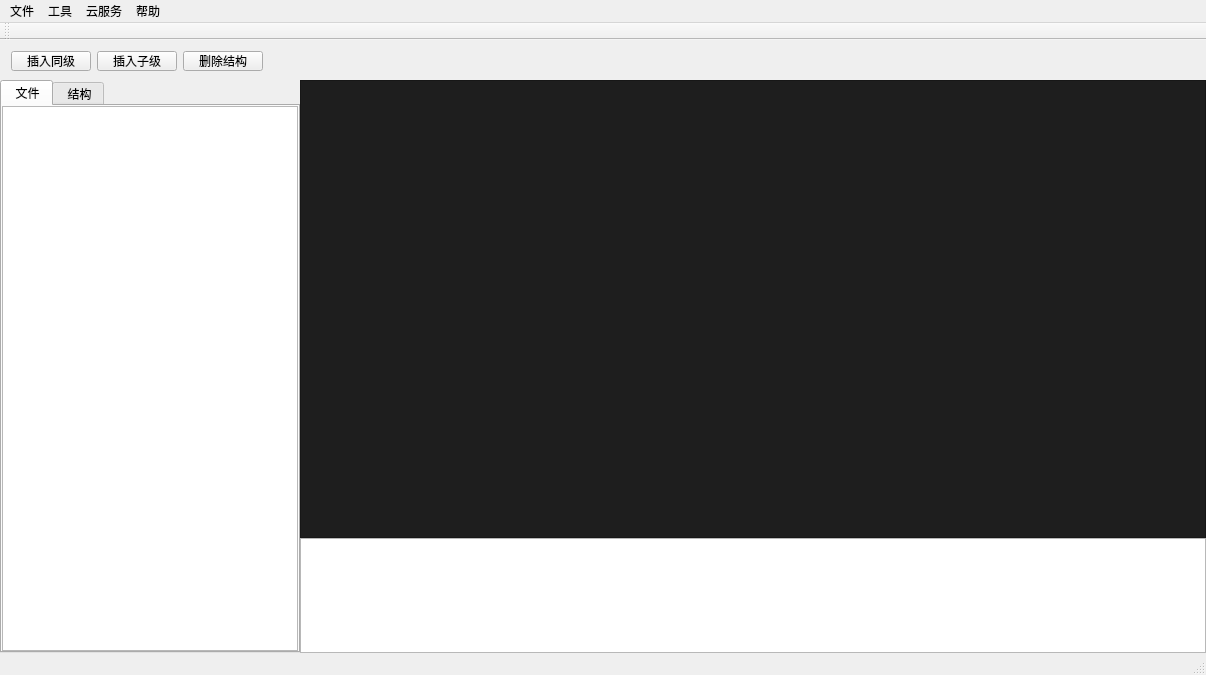
<?xml version="1.0" encoding="UTF-8"?>
<ui version="4.0">
 <class>MainWindow</class>
 <widget class="QMainWindow" name="MainWindow">
  <property name="geometry">
   <rect>
    <x>0</x>
    <y>0</y>
    <width>1206</width>
    <height>675</height>
   </rect>
  </property>
  <property name="windowTitle">
   <string> JsonDog</string>
  </property>
  <property name="toolButtonStyle">
   <enum>Qt::ToolButtonTextOnly</enum>
  </property>
  <property name="unifiedTitleAndToolBarOnMac">
   <bool>false</bool>
  </property>
  <widget class="QWidget" name="centralWidget">
   <layout class="QVBoxLayout" name="verticalLayout">
    <property name="spacing">
     <number>0</number>
    </property>
    <property name="leftMargin">
     <number>0</number>
    </property>
    <property name="topMargin">
     <number>0</number>
    </property>
    <property name="rightMargin">
     <number>0</number>
    </property>
    <property name="bottomMargin">
     <number>0</number>
    </property>
    <item>
     <layout class="QGridLayout" name="gridLayout">
      <property name="spacing">
       <number>0</number>
      </property>
      <item row="0" column="0">
       <widget class="QFrame" name="frame">
        <property name="sizePolicy">
         <sizepolicy hsizetype="Expanding" vsizetype="Preferred">
          <horstretch>0</horstretch>
          <verstretch>0</verstretch>
         </sizepolicy>
        </property>
        <property name="minimumSize">
         <size>
          <width>1000</width>
          <height>40</height>
         </size>
        </property>
        <property name="maximumSize">
         <size>
          <width>3000</width>
          <height>40</height>
         </size>
        </property>
        <property name="frameShape">
         <enum>QFrame::NoFrame</enum>
        </property>
        <property name="frameShadow">
         <enum>QFrame::Raised</enum>
        </property>
        <layout class="QHBoxLayout" name="horizontalLayout_3">
         <item>
          <widget class="QPushButton" name="btnInsert">
           <property name="minimumSize">
            <size>
             <width>0</width>
             <height>20</height>
            </size>
           </property>
           <property name="text">
            <string>插入同级</string>
           </property>
          </widget>
         </item>
         <item>
          <widget class="QPushButton" name="btnInsertChild">
           <property name="minimumSize">
            <size>
             <width>0</width>
             <height>20</height>
            </size>
           </property>
           <property name="text">
            <string>插入子级</string>
           </property>
          </widget>
         </item>
         <item>
          <widget class="QPushButton" name="btnRemove">
           <property name="minimumSize">
            <size>
             <width>0</width>
             <height>20</height>
            </size>
           </property>
           <property name="text">
            <string>删除结构</string>
           </property>
          </widget>
         </item>
         <item>
          <spacer name="horizontalSpacer">
           <property name="orientation">
            <enum>Qt::Horizontal</enum>
           </property>
           <property name="sizeHint" stdset="0">
            <size>
             <width>40</width>
             <height>40</height>
            </size>
           </property>
          </spacer>
         </item>
        </layout>
       </widget>
      </item>
      <item row="1" column="0">
       <widget class="QFrame" name="frame_2">
        <property name="sizePolicy">
         <sizepolicy hsizetype="Expanding" vsizetype="Preferred">
          <horstretch>0</horstretch>
          <verstretch>0</verstretch>
         </sizepolicy>
        </property>
        <property name="minimumSize">
         <size>
          <width>1000</width>
          <height>500</height>
         </size>
        </property>
        <property name="frameShape">
         <enum>QFrame::NoFrame</enum>
        </property>
        <property name="frameShadow">
         <enum>QFrame::Raised</enum>
        </property>
        <layout class="QHBoxLayout" name="horizontalLayout_2">
         <property name="spacing">
          <number>0</number>
         </property>
         <property name="leftMargin">
          <number>0</number>
         </property>
         <property name="topMargin">
          <number>0</number>
         </property>
         <property name="rightMargin">
          <number>0</number>
         </property>
         <property name="bottomMargin">
          <number>0</number>
         </property>
         <item>
          <layout class="QHBoxLayout" name="horizontalLayout">
           <property name="spacing">
            <number>0</number>
           </property>
           <item>
            <widget class="QTabWidget" name="tabWidget">
             <property name="sizePolicy">
              <sizepolicy hsizetype="Preferred" vsizetype="Expanding">
               <horstretch>0</horstretch>
               <verstretch>0</verstretch>
              </sizepolicy>
             </property>
             <property name="minimumSize">
              <size>
               <width>300</width>
               <height>0</height>
              </size>
             </property>
             <property name="maximumSize">
              <size>
               <width>300</width>
               <height>16777215</height>
              </size>
             </property>
             <property name="autoFillBackground">
              <bool>false</bool>
             </property>
             <property name="currentIndex">
              <number>0</number>
             </property>
             <widget class="QWidget" name="file1">
              <attribute name="title">
               <string> 文件</string>
              </attribute>
              <layout class="QVBoxLayout" name="verticalLayout_4">
               <property name="spacing">
                <number>0</number>
               </property>
               <property name="leftMargin">
                <number>0</number>
               </property>
               <property name="topMargin">
                <number>0</number>
               </property>
               <property name="rightMargin">
                <number>0</number>
               </property>
               <property name="bottomMargin">
                <number>0</number>
               </property>
               <item>
                <widget class="QTableView" name="filetableView"/>
               </item>
              </layout>
             </widget>
             <widget class="QWidget" name="struct1">
              <attribute name="title">
               <string> 结构</string>
              </attribute>
              <layout class="QVBoxLayout" name="verticalLayout_5">
               <property name="spacing">
                <number>0</number>
               </property>
               <property name="leftMargin">
                <number>0</number>
               </property>
               <property name="topMargin">
                <number>0</number>
               </property>
               <property name="rightMargin">
                <number>0</number>
               </property>
               <property name="bottomMargin">
                <number>0</number>
               </property>
               <item>
                <widget class="QTreeView" name="treeView"/>
               </item>
              </layout>
             </widget>
            </widget>
           </item>
           <item>
            <widget class="QFrame" name="frame_3">
             <property name="minimumSize">
              <size>
               <width>500</width>
               <height>0</height>
              </size>
             </property>
             <property name="frameShape">
              <enum>QFrame::NoFrame</enum>
             </property>
             <property name="frameShadow">
              <enum>QFrame::Raised</enum>
             </property>
             <layout class="QVBoxLayout" name="verticalLayout_3">
              <property name="spacing">
               <number>0</number>
              </property>
              <property name="leftMargin">
               <number>0</number>
              </property>
              <property name="topMargin">
               <number>0</number>
              </property>
              <property name="rightMargin">
               <number>0</number>
              </property>
              <property name="bottomMargin">
               <number>0</number>
              </property>
              <item>
               <layout class="QVBoxLayout" name="verticalLayout_2" stretch="4,1">
                <property name="spacing">
                 <number>0</number>
                </property>
                <item>
                 <widget class="QTextEdit" name="textEdit">
                  <property name="palette">
                   <palette>
                    <active>
                     <colorrole role="Button">
                      <brush brushstyle="SolidPattern">
                       <color alpha="255">
                        <red>30</red>
                        <green>30</green>
                        <blue>30</blue>
                       </color>
                      </brush>
                     </colorrole>
                     <colorrole role="Text">
                      <brush brushstyle="SolidPattern">
                       <color alpha="255">
                        <red>255</red>
                        <green>255</green>
                        <blue>255</blue>
                       </color>
                      </brush>
                     </colorrole>
                     <colorrole role="BrightText">
                      <brush brushstyle="SolidPattern">
                       <color alpha="255">
                        <red>208</red>
                        <green>208</green>
                        <blue>208</blue>
                       </color>
                      </brush>
                     </colorrole>
                     <colorrole role="Base">
                      <brush brushstyle="SolidPattern">
                       <color alpha="255">
                        <red>30</red>
                        <green>30</green>
                        <blue>30</blue>
                       </color>
                      </brush>
                     </colorrole>
                     <colorrole role="Window">
                      <brush brushstyle="SolidPattern">
                       <color alpha="255">
                        <red>30</red>
                        <green>30</green>
                        <blue>30</blue>
                       </color>
                      </brush>
                     </colorrole>
                     <colorrole role="Highlight">
                      <brush brushstyle="SolidPattern">
                       <color alpha="255">
                        <red>0</red>
                        <green>0</green>
                        <blue>0</blue>
                       </color>
                      </brush>
                     </colorrole>
                     <colorrole role="HighlightedText">
                      <brush brushstyle="SolidPattern">
                       <color alpha="255">
                        <red>208</red>
                        <green>208</green>
                        <blue>208</blue>
                       </color>
                      </brush>
                     </colorrole>
                     <colorrole role="PlaceholderText">
                      <brush brushstyle="SolidPattern">
                       <color alpha="128">
                        <red>255</red>
                        <green>255</green>
                        <blue>255</blue>
                       </color>
                      </brush>
                     </colorrole>
                    </active>
                    <inactive>
                     <colorrole role="Button">
                      <brush brushstyle="SolidPattern">
                       <color alpha="255">
                        <red>30</red>
                        <green>30</green>
                        <blue>30</blue>
                       </color>
                      </brush>
                     </colorrole>
                     <colorrole role="Text">
                      <brush brushstyle="SolidPattern">
                       <color alpha="255">
                        <red>255</red>
                        <green>255</green>
                        <blue>255</blue>
                       </color>
                      </brush>
                     </colorrole>
                     <colorrole role="BrightText">
                      <brush brushstyle="SolidPattern">
                       <color alpha="255">
                        <red>208</red>
                        <green>208</green>
                        <blue>208</blue>
                       </color>
                      </brush>
                     </colorrole>
                     <colorrole role="Base">
                      <brush brushstyle="SolidPattern">
                       <color alpha="255">
                        <red>30</red>
                        <green>30</green>
                        <blue>30</blue>
                       </color>
                      </brush>
                     </colorrole>
                     <colorrole role="Window">
                      <brush brushstyle="SolidPattern">
                       <color alpha="255">
                        <red>30</red>
                        <green>30</green>
                        <blue>30</blue>
                       </color>
                      </brush>
                     </colorrole>
                     <colorrole role="Highlight">
                      <brush brushstyle="SolidPattern">
                       <color alpha="255">
                        <red>0</red>
                        <green>0</green>
                        <blue>0</blue>
                       </color>
                      </brush>
                     </colorrole>
                     <colorrole role="HighlightedText">
                      <brush brushstyle="SolidPattern">
                       <color alpha="255">
                        <red>208</red>
                        <green>208</green>
                        <blue>208</blue>
                       </color>
                      </brush>
                     </colorrole>
                     <colorrole role="PlaceholderText">
                      <brush brushstyle="SolidPattern">
                       <color alpha="128">
                        <red>255</red>
                        <green>255</green>
                        <blue>255</blue>
                       </color>
                      </brush>
                     </colorrole>
                    </inactive>
                    <disabled>
                     <colorrole role="Button">
                      <brush brushstyle="SolidPattern">
                       <color alpha="255">
                        <red>30</red>
                        <green>30</green>
                        <blue>30</blue>
                       </color>
                      </brush>
                     </colorrole>
                     <colorrole role="Text">
                      <brush brushstyle="SolidPattern">
                       <color alpha="255">
                        <red>120</red>
                        <green>120</green>
                        <blue>120</blue>
                       </color>
                      </brush>
                     </colorrole>
                     <colorrole role="BrightText">
                      <brush brushstyle="SolidPattern">
                       <color alpha="255">
                        <red>208</red>
                        <green>208</green>
                        <blue>208</blue>
                       </color>
                      </brush>
                     </colorrole>
                     <colorrole role="Base">
                      <brush brushstyle="SolidPattern">
                       <color alpha="255">
                        <red>30</red>
                        <green>30</green>
                        <blue>30</blue>
                       </color>
                      </brush>
                     </colorrole>
                     <colorrole role="Window">
                      <brush brushstyle="SolidPattern">
                       <color alpha="255">
                        <red>30</red>
                        <green>30</green>
                        <blue>30</blue>
                       </color>
                      </brush>
                     </colorrole>
                     <colorrole role="Highlight">
                      <brush brushstyle="SolidPattern">
                       <color alpha="255">
                        <red>0</red>
                        <green>120</green>
                        <blue>215</blue>
                       </color>
                      </brush>
                     </colorrole>
                     <colorrole role="HighlightedText">
                      <brush brushstyle="SolidPattern">
                       <color alpha="255">
                        <red>208</red>
                        <green>208</green>
                        <blue>208</blue>
                       </color>
                      </brush>
                     </colorrole>
                     <colorrole role="PlaceholderText">
                      <brush brushstyle="SolidPattern">
                       <color alpha="128">
                        <red>0</red>
                        <green>0</green>
                        <blue>0</blue>
                       </color>
                      </brush>
                     </colorrole>
                    </disabled>
                   </palette>
                  </property>
                  <property name="font">
                   <font>
                    <family>微软雅黑</family>
                    <pointsize>18</pointsize>
                    <stylestrategy>NoAntialias</stylestrategy>
                   </font>
                  </property>
                  <property name="styleSheet">
                   <string notr="true">background-color:rgb(30,30,30)</string>
                  </property>
                 </widget>
                </item>
                <item>
                 <widget class="QTextBrowser" name="textBrowser">
                  <property name="font">
                   <font>
                    <pointsize>16</pointsize>
                   </font>
                  </property>
                 </widget>
                </item>
               </layout>
              </item>
             </layout>
            </widget>
           </item>
          </layout>
         </item>
        </layout>
       </widget>
      </item>
     </layout>
    </item>
   </layout>
  </widget>
  <widget class="QMenuBar" name="menuBar">
   <property name="geometry">
    <rect>
     <x>0</x>
     <y>0</y>
     <width>1206</width>
     <height>23</height>
    </rect>
   </property>
   <widget class="QMenu" name="menu">
    <property name="title">
     <string>文件</string>
    </property>
    <addaction name="actionnew"/>
    <addaction name="actionopen"/>
    <addaction name="actionsave"/>
   </widget>
   <widget class="QMenu" name="menu_3">
    <property name="title">
     <string>工具</string>
    </property>
    <addaction name="actioncheck"/>
    <addaction name="actionbuildtree"/>
    <addaction name="actionbuildcode"/>
    <addaction name="actionrefresh"/>
   </widget>
   <widget class="QMenu" name="menu_4">
    <property name="title">
     <string>帮助</string>
    </property>
    <addaction name="actionabout"/>
   </widget>
   <widget class="QMenu" name="menu_5">
    <property name="title">
     <string>云服务</string>
    </property>
    <addaction name="action1"/>
    <addaction name="action2"/>
   </widget>
   <addaction name="menu"/>
   <addaction name="menu_3"/>
   <addaction name="menu_5"/>
   <addaction name="menu_4"/>
  </widget>
  <widget class="QToolBar" name="mainToolBar">
   <attribute name="toolBarArea">
    <enum>TopToolBarArea</enum>
   </attribute>
   <attribute name="toolBarBreak">
    <bool>false</bool>
   </attribute>
  </widget>
  <widget class="QStatusBar" name="statusBar"/>
  <action name="actionnew">
   <property name="text">
    <string>新建</string>
   </property>
  </action>
  <action name="actionopen">
   <property name="text">
    <string>打开</string>
   </property>
  </action>
  <action name="actionsave">
   <property name="checkable">
    <bool>false</bool>
   </property>
   <property name="checked">
    <bool>false</bool>
   </property>
   <property name="text">
    <string>保存</string>
   </property>
  </action>
  <action name="actionsaveas">
   <property name="text">
    <string>另存为</string>
   </property>
  </action>
  <action name="actioncheck">
   <property name="text">
    <string>检查语法</string>
   </property>
  </action>
  <action name="actionabout">
   <property name="text">
    <string>关于</string>
   </property>
  </action>
  <action name="actionbuildtree">
   <property name="text">
    <string>生成树形图</string>
   </property>
  </action>
  <action name="actionexit">
   <property name="text">
    <string>退出</string>
   </property>
  </action>
  <action name="actionbuildcode">
   <property name="text">
    <string>生成代码</string>
   </property>
  </action>
  <action name="action1">
   <property name="text">
    <string>添加到云端</string>
   </property>
  </action>
  <action name="action2">
   <property name="text">
    <string>从云端获取</string>
   </property>
  </action>
  <action name="actionrefresh">
   <property name="text">
    <string>刷新文件</string>
   </property>
  </action>
 </widget>
 <layoutdefault spacing="6" margin="11"/>
 <resources/>
 <connections/>
</ui>
